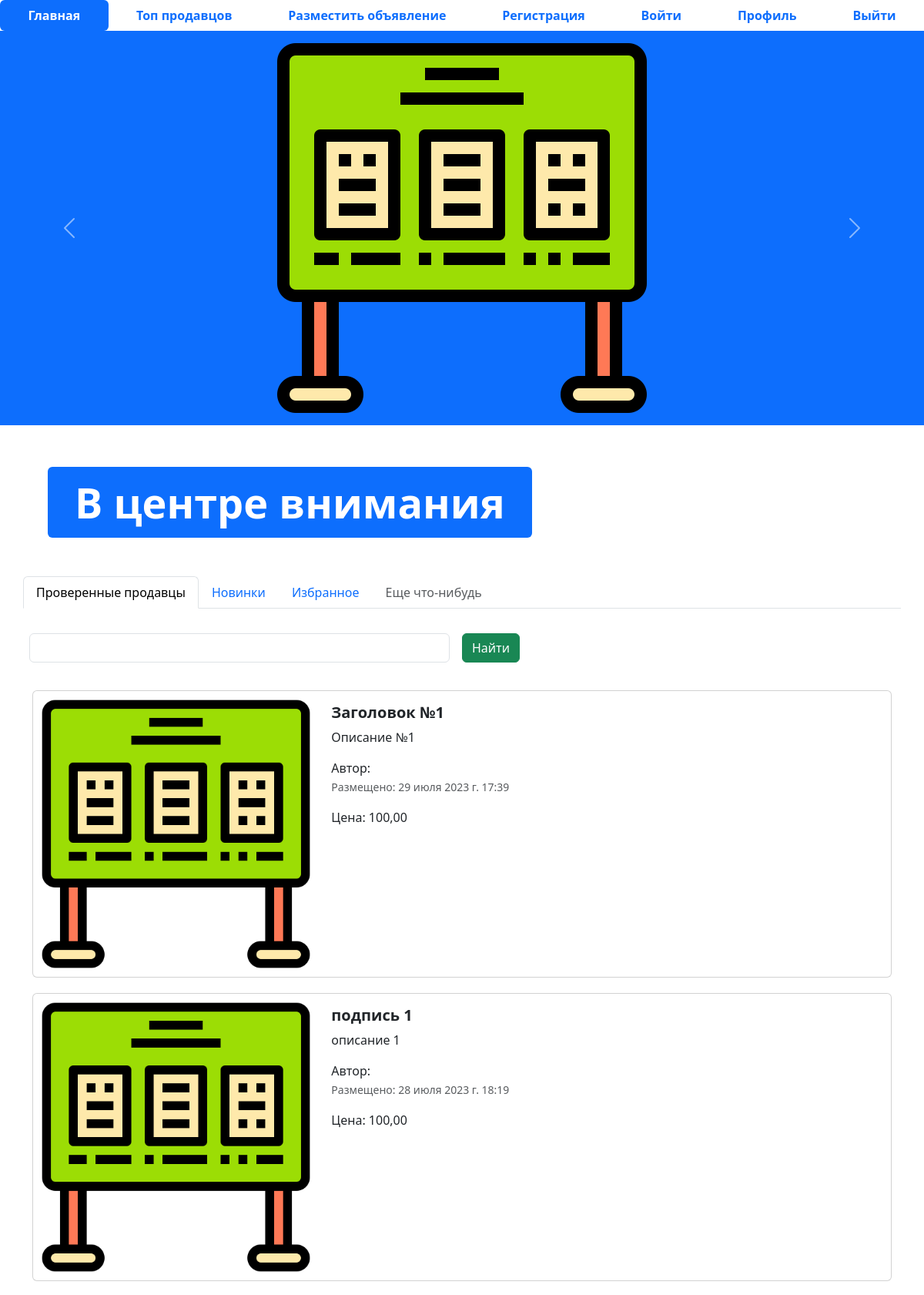
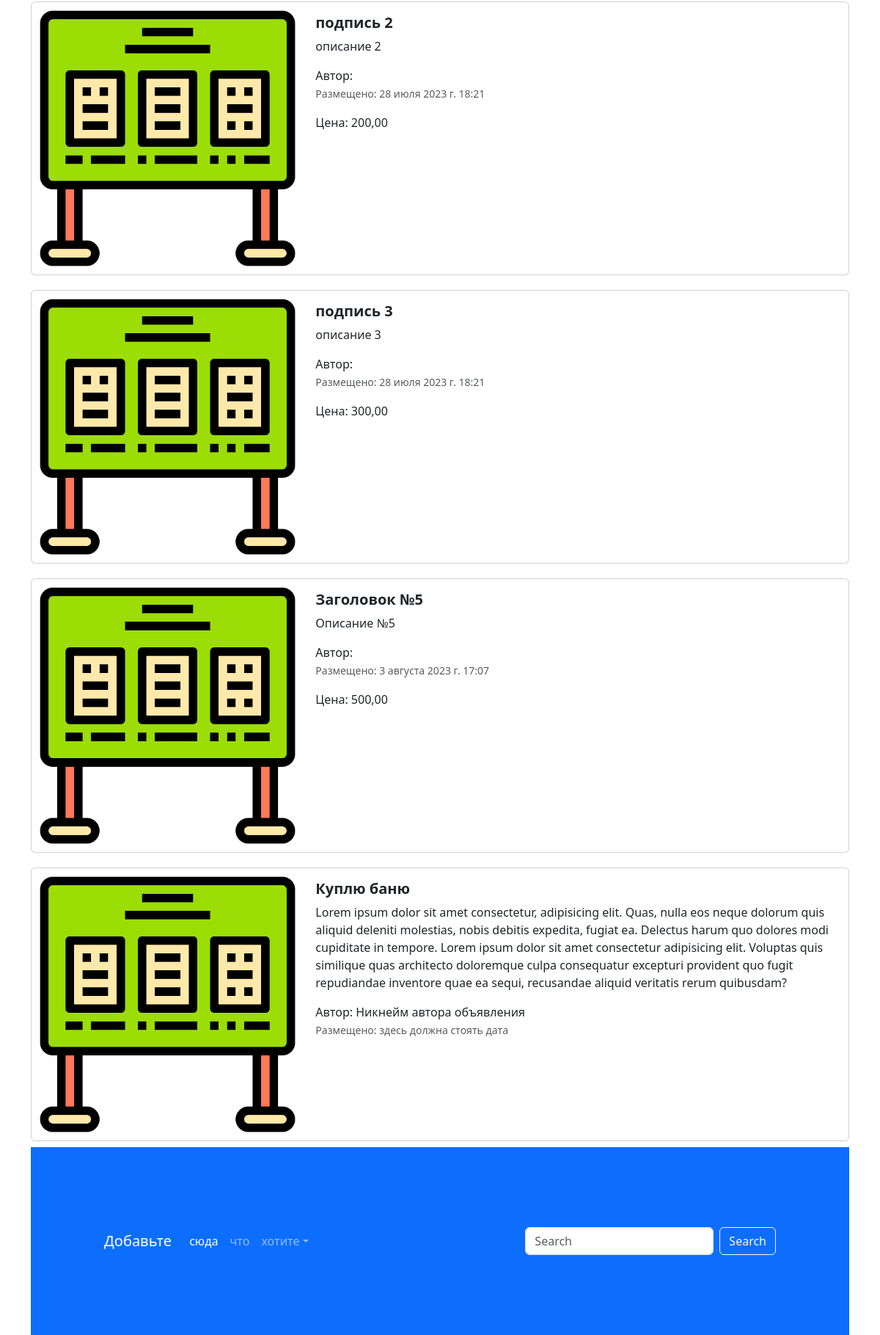
The page / on the database its author committed (2 pictures, top to bottom).
### app_advertisements/models.py (models this page shows, shortened)
class Advertisement(models.Model):
    title = models.CharField("���������", max_length=128)
    description = models.TextField("��������")
    price = models.DecimalField("����", max_digits=10, decimal_places=2)
    auction = models.BooleanField("����", help_text="��������, ���� ���� �������")
    created_at = models.DateTimeField(auto_now_add=True)
    updated_at = models.DateTimeField(auto_now=True)
    user = models.ForeignKey(User, verbose_name='������������', on_delete=models.CASCADE)
    class Meta:
        db_table = 'advertisements'

### app_advertisements/views.py (the view)
# urls.py: path('', index, name='main-page'),
def index(request):
    advertisements = Advertisement.objects.all()
    context = {'advertisements': advertisements}
    return render(request, 'index.html', context)

### templates/index.html (shortened to what this page needs)
{% extends 'base.html' %}
{% load static %}
{% block content %}
<ul class="nav nav-pills sticky-top bg-white nav-fill">
  <li class="nav-item">
    <a class="nav-link active" aria-current="page" href="{% url 'main-page' %}">
      <span style="font-weight: bold;">Главная</span>
    </a>
  </li>
  <li class="nav-item">
    <a class="nav-link" href="{% url 'top-sellers' %}"><span style="font-weight: bold;">Топ продавцов</span>
    </a>
  </li>
  <li class="nav-item">
    <a class="nav-link" href="advertisement-post.html">
      <span style="font-weight: bold;">Разместить объявление</span>
    </a>
  </li>
  <li class="nav-item">
    <a class="nav-link" href="register.html">
      <span style="font-weight: bold;">Регистрация</span>
    </a>
  </li>
  <li class="nav-item">
    <a class="nav-link" href="login.htl">
      <span style="font-weight: bold;">Войти</span>
    </a>
  </li>
  <li class="nav-item">
    <a class="nav-link" href="profile.html">
      <span style="font-weight: bold;">Профиль</span>
    </a>
  </li>
  <li class="nav-item">
    <a class="nav-link" href="#">
      <span style="font-weight: bold;">Выйти</span>
    </a>
  </li>
</ul>
<div id="carouselExampleControls" class="carousel slide bg-primary" data-bs-ride="carousel">
  <div class="carousel-inner">
    <div class="carousel-item active">
      <img src="{% static 'img/adv.png' %}" class="mx-auto d-block w-33" alt="...">
    </div>
  </div>
  <button class="carousel-control-prev" type="button" data-bs-target="#carouselExampleControls" data-bs-slide="prev">
    <span class="carousel-control-prev-icon" aria-hidden="true"></span>
  </button>
  <button class="carousel-control-next" type="button" data-bs-target="#carouselExampleControls" data-bs-slide="next">
    <span class="carousel-control-next-icon" aria-hidden="true"></span>
  </button>
</div>
<div class="container" style="margin: 50px;">
  <div class="display-2">
    <span class="badge bg-primary">В центре внимания</span>
  </div>
</div>
<div class="container">
  <div class="row">
    <ul class="nav nav-tabs bg-white">
      <li class="nav-item">
        <a class="nav-link active" aria-current="page" href="#">Проверенные продавцы</a>
      </li>
      <li class="nav-item">
        <a class="nav-link" href="#">Новинки</a>
      </li>
      <li class="nav-item">
        <a class="nav-link" href="#">Избранное</a>
      </li>
      <li class="nav-item">
        <a class="nav-link disabled" href="#" tabindex="-1" aria-disabled="true">Еще что-нибудь</a>
      </li>
    </ul>
    <form class="row g-3">
      <div class="col-auto w-50">
        <input type="text" class="form-control">
      </div>
      <div class="col-auto">
        <button type="submit" class="btn btn-success mb-3">Найти</button>
      </div>
    </form>
  </div>
  {% for adv in advertisements %}
  <div class="col">
    <div class="card mb-2" style="max-width: 1200px; margin-top: 20px;">
      <div class="row g-0">
        <div class="col-md-4">
          <a href="advertisement.html" class="nav-link">
            <img src="img/adv.png" class="img-fluid rounded-start" alt="Card title">
          </a>
        </div>
        <div class="col-md-8">
          <div class="card-body">
            <h5 class="card-title">
              <a href="{% url 'advertisement' %}" class="nav-link"><strong>{{ adv.title }}</strong></a>
            </h5>
            <a href="{% url 'advertisement' %}" class="nav-link">
              <p class="card-text">
                {{ adv.description }}
              </p>
              <span>Автор: {{ adv.user }}</span>
              <p class="card-text"><small class="text-muted">Размещено: {{ adv.created_at }}</small></p>
              <span>Цена: {{ adv.price }}</span>
            </a>
          </div>
        </div>
      </div>
    </div>
    {% endfor %}
  </div>
      </div>
    </div>
    <div class="card mb-2" style="max-width: 1200px; margin-top: 20px;">
      <div class="row g-0">
        <div class="col-md-4">
          <a href="{% url 'advertisement' %}" class="nav-link">
            <img src="img/adv.png" class="img-fluid rounded-start" alt="Card title">
          </a>
        </div>
        <div class="col-md-8">
          <div class="card-body">
            <h5 class="card-title">
              <a href="{% url 'advertisement' %}" class="nav-link"><strong>Куплю баню</strong></a>
            </h5>
            <a href="{% url 'advertisement' %}" class="nav-link">
              <p class="card-text">
                Lorem ipsum dolor sit amet consectetur, adipisicing elit. Quas, nulla eos neque dolorum quis aliquid
                deleniti molestias, nobis debitis expedita, fugiat ea. Delectus harum quo dolores modi cupiditate in
                tempore. Lorem ipsum dolor sit amet consectetur adipisicing elit. Voluptas quis similique quas
                architecto doloremque culpa consequatur excepturi provident quo fugit repudiandae inventore quae ea
                sequi, recusandae aliquid veritatis rerum quibusdam?
              </p>
              <span>Автор: Никнейм автора объявления</span>
              <p class="card-text"><small class="text-muted">Размещено: здесь должна стоять дата</small></p>
            </a>
          </div>
        </div>
      </div>
    </div>
  </div>
</div>
<footer style="padding: 100px;" class="bg-primary">
  <nav class="navbar navbar-expand-sm navbar-dark">
    <a class="navbar-brand" href="#">Добавьте</a>
    <div class="collapse navbar-collapse" id="collapsibleNavId">
      <ul class="navbar-nav me-auto mt-2 mt-lg-0">
        <li class="nav-item">
          <a class="nav-link active" href="#" aria-current="page">сюда</a>
        </li>
        <li class="nav-item">
          <a class="nav-link" href="#">что</a>
        </li>
        <li class="nav-item dropdown">
          <a class="nav-link dropdown-toggle" href="#" id="dropdownId" data-bs-toggle="dropdown" aria-haspopup="true"
             aria-expanded="false">хотите</a>
        </li>
      </ul>
      <form class="d-flex my-2 my-lg-0">
        <input class="form-control me-sm-2" type="text" placeholder="Search">
        <button class="btn btn-outline-light my-2 my-sm-0" type="submit">Search</button>
      </form>
    </div>
  </nav>
</footer>
{% endblock %}

### templates/base.html (shortened to what this page needs)
{% load static %}
<!DOCTYPE html>
<html lang="en">
<head>
  <link href="{% static 'css/bootstrap.min.css' %}" rel="stylesheet">
  <link rel="stylesheet" href="{% static 'css/fontello.css' %}">
</head>
<body>
  {% block content %}
  {% endblock %}
</body>
</html>

### rows shown on the page
Advertisement: title "Заголовок №1", description "Описание №1", created_at "29 июля 2023 г. 17:39", price "100,00"
Advertisement: title "подпись 1", description "описание 1", created_at "28 июля 2023 г. 18:19", price "100,00"
Advertisement: title "подпись 2", description "описание 2", created_at "28 июля 2023 г. 18:21", price "200,00"
Advertisement: title "подпись 3", description "описание 3", created_at "28 июля 2023 г. 18:21", price "300,00"
Advertisement: title "Заголовок №5", description "Описание №5", created_at "3 августа 2023 г. 17:07", price "500,00"
